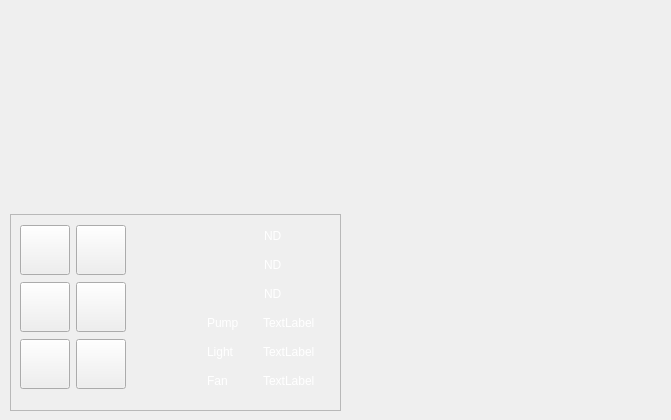
<?xml version="1.0" encoding="UTF-8"?>
<ui version="4.0">
 <class>Section</class>
 <widget class="QWidget" name="Section">
  <property name="geometry">
   <rect>
    <x>0</x>
    <y>0</y>
    <width>671</width>
    <height>420</height>
   </rect>
  </property>
  <property name="windowTitle">
   <string>Form</string>
  </property>
  <property name="styleSheet">
   <string notr="true">color: rgb(255, 255, 255);</string>
  </property>
  <widget class="QWidget" name="layoutWidget">
   <property name="geometry">
    <rect>
     <x>10</x>
     <y>10</y>
     <width>331</width>
     <height>401</height>
    </rect>
   </property>
   <layout class="QVBoxLayout" name="verticalLayout_4">
    <item>
     <widget class="QLabel" name="lbl_picture">
      <property name="text">
       <string/>
      </property>
     </widget>
    </item>
    <item>
     <widget class="QFrame" name="frame">
      <property name="frameShape">
       <enum>QFrame::StyledPanel</enum>
      </property>
      <property name="frameShadow">
       <enum>QFrame::Raised</enum>
      </property>
      <widget class="QWidget" name="layoutWidget">
       <property name="geometry">
        <rect>
         <x>10</x>
         <y>10</y>
         <width>295</width>
         <height>168</height>
        </rect>
       </property>
       <layout class="QHBoxLayout" name="horizontalLayout_4">
        <item>
         <layout class="QHBoxLayout" name="horizontalLayout_3">
          <item>
           <layout class="QVBoxLayout" name="verticalLayout">
            <item>
             <widget class="QPushButton" name="btn_watering">
              <property name="minimumSize">
               <size>
                <width>50</width>
                <height>50</height>
               </size>
              </property>
              <property name="maximumSize">
               <size>
                <width>50</width>
                <height>50</height>
               </size>
              </property>
              <property name="text">
               <string/>
              </property>
              <property name="iconSize">
               <size>
                <width>35</width>
                <height>35</height>
               </size>
              </property>
              <property name="checkable">
               <bool>false</bool>
              </property>
             </widget>
            </item>
            <item>
             <widget class="QPushButton" name="btn_lighting">
              <property name="minimumSize">
               <size>
                <width>50</width>
                <height>50</height>
               </size>
              </property>
              <property name="maximumSize">
               <size>
                <width>50</width>
                <height>50</height>
               </size>
              </property>
              <property name="text">
               <string/>
              </property>
              <property name="iconSize">
               <size>
                <width>35</width>
                <height>35</height>
               </size>
              </property>
             </widget>
            </item>
            <item>
             <widget class="QPushButton" name="btn_fan">
              <property name="minimumSize">
               <size>
                <width>50</width>
                <height>50</height>
               </size>
              </property>
              <property name="maximumSize">
               <size>
                <width>50</width>
                <height>50</height>
               </size>
              </property>
              <property name="text">
               <string/>
              </property>
              <property name="iconSize">
               <size>
                <width>35</width>
                <height>35</height>
               </size>
              </property>
             </widget>
            </item>
           </layout>
          </item>
          <item>
           <layout class="QVBoxLayout" name="verticalLayout_7">
            <item>
             <widget class="QPushButton" name="btn_save">
              <property name="minimumSize">
               <size>
                <width>50</width>
                <height>50</height>
               </size>
              </property>
              <property name="maximumSize">
               <size>
                <width>50</width>
                <height>50</height>
               </size>
              </property>
              <property name="text">
               <string/>
              </property>
              <property name="icon">
               <iconset resource="../../resources/resources.qrc">
                <normaloff>:/Icons/section_save.svg</normaloff>:/Icons/section_save.svg</iconset>
              </property>
              <property name="iconSize">
               <size>
                <width>35</width>
                <height>35</height>
               </size>
              </property>
             </widget>
            </item>
            <item>
             <widget class="QPushButton" name="btn_settings">
              <property name="minimumSize">
               <size>
                <width>50</width>
                <height>50</height>
               </size>
              </property>
              <property name="maximumSize">
               <size>
                <width>50</width>
                <height>50</height>
               </size>
              </property>
              <property name="text">
               <string/>
              </property>
              <property name="icon">
               <iconset resource="../../resources/resources.qrc">
                <normaloff>:/Icons/section_settings.svg</normaloff>:/Icons/section_settings.svg</iconset>
              </property>
              <property name="iconSize">
               <size>
                <width>35</width>
                <height>35</height>
               </size>
              </property>
             </widget>
            </item>
            <item>
             <widget class="QPushButton" name="btn_delate">
              <property name="minimumSize">
               <size>
                <width>50</width>
                <height>50</height>
               </size>
              </property>
              <property name="maximumSize">
               <size>
                <width>50</width>
                <height>50</height>
               </size>
              </property>
              <property name="text">
               <string/>
              </property>
              <property name="icon">
               <iconset resource="../../resources/resources.qrc">
                <normaloff>:/Icons/section_delate.svg</normaloff>:/Icons/section_delate.svg</iconset>
              </property>
              <property name="iconSize">
               <size>
                <width>35</width>
                <height>35</height>
               </size>
              </property>
             </widget>
            </item>
           </layout>
          </item>
         </layout>
        </item>
        <item>
         <spacer name="horizontalSpacer">
          <property name="orientation">
           <enum>Qt::Horizontal</enum>
          </property>
          <property name="sizeHint" stdset="0">
           <size>
            <width>40</width>
            <height>20</height>
           </size>
          </property>
         </spacer>
        </item>
        <item>
         <layout class="QHBoxLayout" name="horizontalLayout_2">
          <item>
           <layout class="QVBoxLayout" name="verticalLayout_2">
            <item>
             <widget class="QLabel" name="label">
              <property name="minimumSize">
               <size>
                <width>50</width>
                <height>0</height>
               </size>
              </property>
              <property name="maximumSize">
               <size>
                <width>50</width>
                <height>16777215</height>
               </size>
              </property>
              <property name="text">
               <string/>
              </property>
              <property name="pixmap">
               <pixmap resource="../../resources/resources.qrc">:/Icons/section_temperature.svg</pixmap>
              </property>
             </widget>
            </item>
            <item>
             <widget class="QLabel" name="label_2">
              <property name="text">
               <string/>
              </property>
              <property name="pixmap">
               <pixmap resource="../../resources/resources.qrc">:/Icons/section_watering.svg</pixmap>
              </property>
             </widget>
            </item>
            <item>
             <widget class="QLabel" name="label_3">
              <property name="text">
               <string/>
              </property>
              <property name="pixmap">
               <pixmap resource="../../resources/resources.qrc">:/Icons/section_lighting.svg</pixmap>
              </property>
             </widget>
            </item>
            <item>
             <widget class="QLabel" name="label_4">
              <property name="text">
               <string>Pump</string>
              </property>
             </widget>
            </item>
            <item>
             <widget class="QLabel" name="label_5">
              <property name="text">
               <string>Light</string>
              </property>
             </widget>
            </item>
            <item>
             <widget class="QLabel" name="label_6">
              <property name="text">
               <string>Fan</string>
              </property>
             </widget>
            </item>
           </layout>
          </item>
          <item>
           <layout class="QVBoxLayout" name="verticalLayout_6">
            <item>
             <layout class="QHBoxLayout" name="horizontalLayout">
              <item>
               <layout class="QVBoxLayout" name="verticalLayout_3">
                <item>
                 <widget class="QLabel" name="lbl_actualTemp">
                  <property name="minimumSize">
                   <size>
                    <width>50</width>
                    <height>0</height>
                   </size>
                  </property>
                  <property name="maximumSize">
                   <size>
                    <width>30</width>
                    <height>16777215</height>
                   </size>
                  </property>
                  <property name="text">
                   <string>ND</string>
                  </property>
                 </widget>
                </item>
                <item>
                 <widget class="QLabel" name="lbl_actualHumidity">
                  <property name="minimumSize">
                   <size>
                    <width>50</width>
                    <height>0</height>
                   </size>
                  </property>
                  <property name="maximumSize">
                   <size>
                    <width>30</width>
                    <height>100</height>
                   </size>
                  </property>
                  <property name="text">
                   <string>ND</string>
                  </property>
                 </widget>
                </item>
                <item>
                 <widget class="QLabel" name="lbl_actualInsolation">
                  <property name="minimumSize">
                   <size>
                    <width>50</width>
                    <height>0</height>
                   </size>
                  </property>
                  <property name="maximumSize">
                   <size>
                    <width>30</width>
                    <height>16777215</height>
                   </size>
                  </property>
                  <property name="text">
                   <string>ND</string>
                  </property>
                 </widget>
                </item>
               </layout>
              </item>
             </layout>
            </item>
            <item>
             <layout class="QVBoxLayout" name="verticalLayout_5">
              <item>
               <widget class="QLabel" name="lbl_pumpStatus">
                <property name="text">
                 <string>TextLabel</string>
                </property>
               </widget>
              </item>
              <item>
               <widget class="QLabel" name="lbl_lightStatus">
                <property name="text">
                 <string>TextLabel</string>
                </property>
               </widget>
              </item>
              <item>
               <widget class="QLabel" name="lbl_fanStatus">
                <property name="text">
                 <string>TextLabel</string>
                </property>
               </widget>
              </item>
             </layout>
            </item>
           </layout>
          </item>
         </layout>
        </item>
       </layout>
      </widget>
     </widget>
    </item>
   </layout>
  </widget>
  <widget class="QWidget" name="gridLayoutWidget">
   <property name="geometry">
    <rect>
     <x>350</x>
     <y>10</y>
     <width>311</width>
     <height>401</height>
    </rect>
   </property>
   <layout class="QGridLayout" name="chartsManager"/>
  </widget>
 </widget>
 <resources>
  <include location="../../resources/resources.qrc"/>
 </resources>
 <connections/>
</ui>
